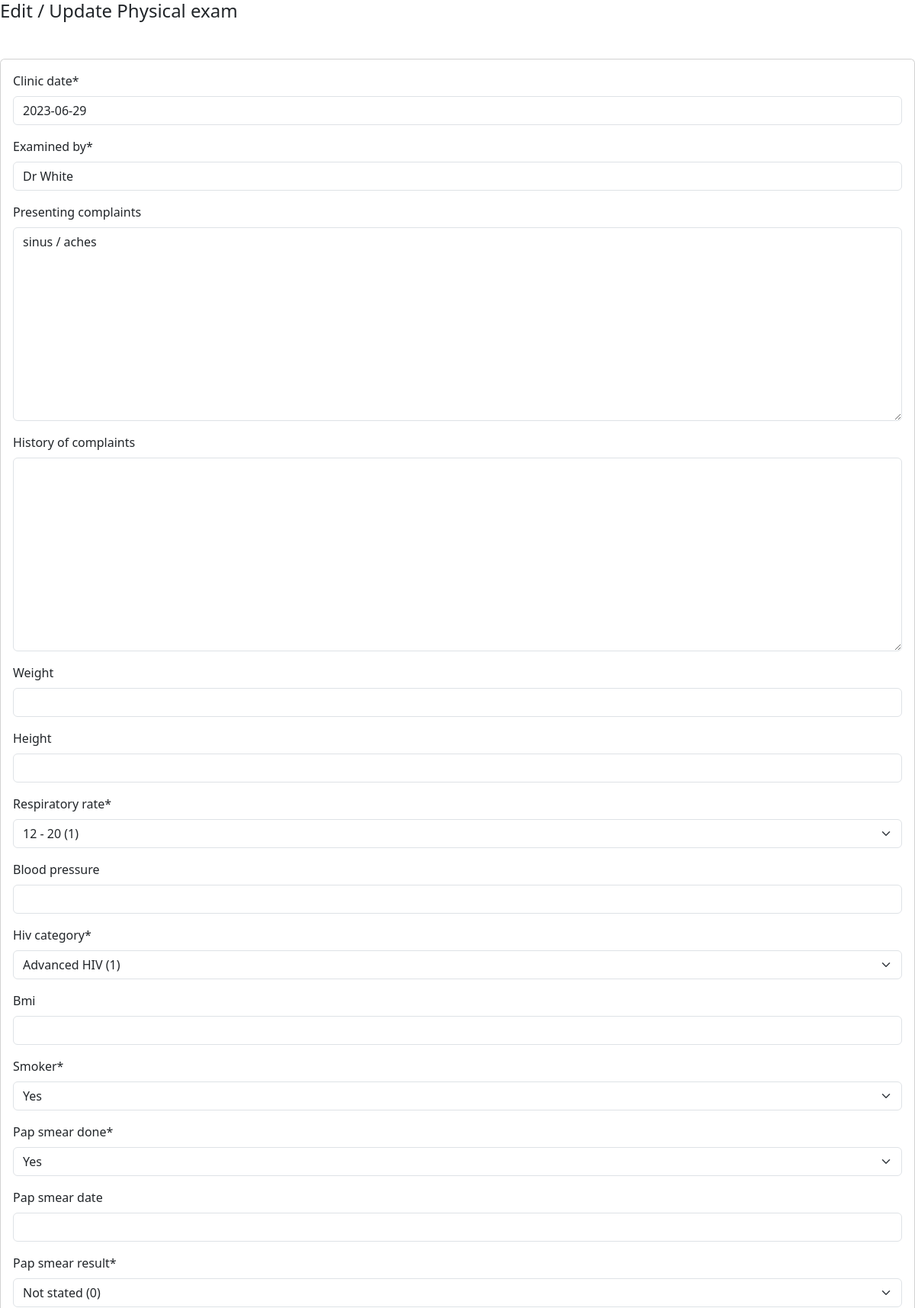
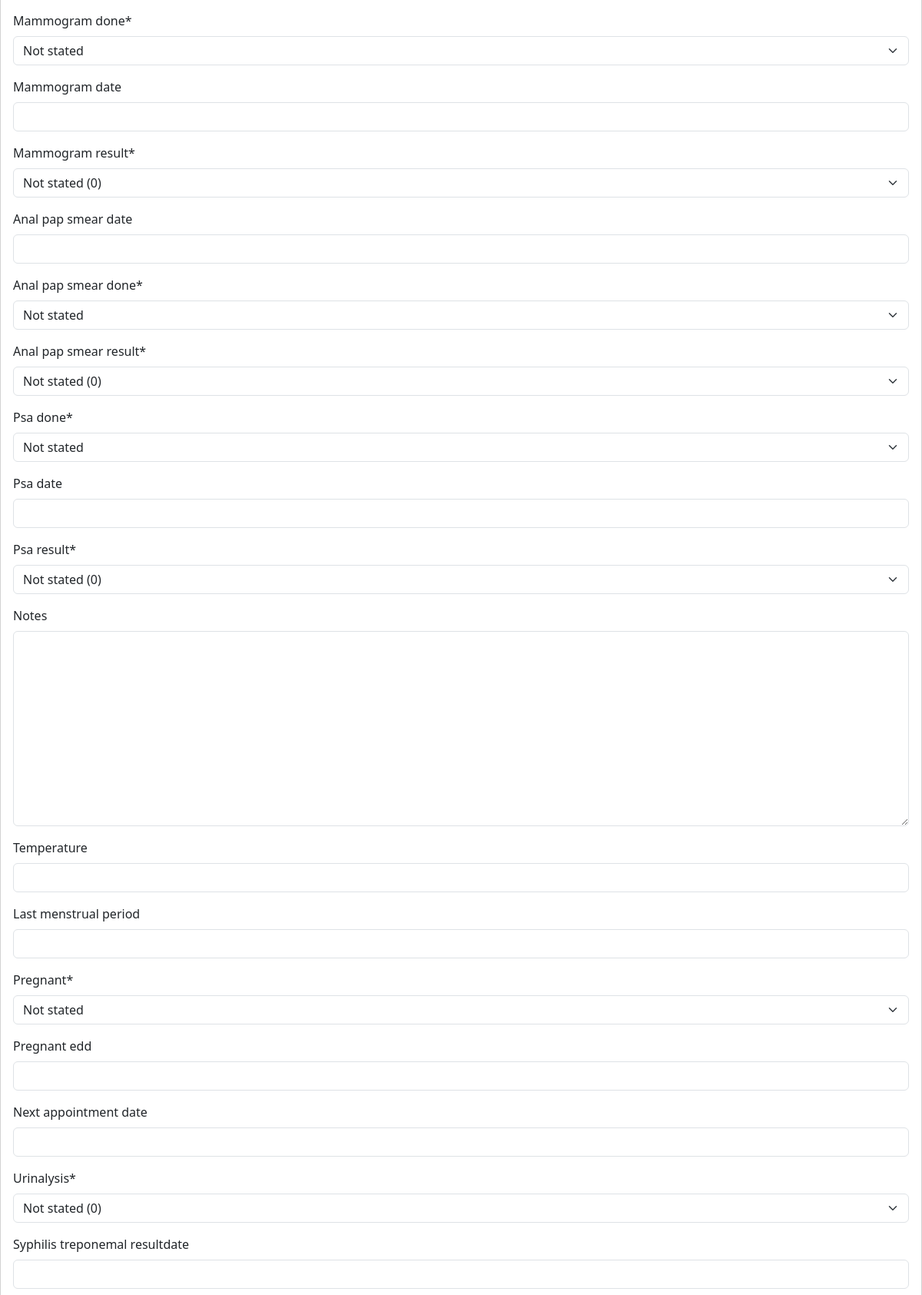
The page /client/edit/physicalexam/1/ (upper part) on the database its author committed (2 pictures, top to bottom).
### prep_app/models.py (models this page shows, shortened)
class PhysicalExam(TSIS2BaseModel):
    facility = models.ForeignKey("Facility", on_delete=models.CASCADE,default=8)
    client = models.ForeignKey("Client", blank=False, null=False, on_delete=models.PROTECT)
    clinic_date = models.DateField(blank=False, null=False, default=datetime.now)
    examined_by = models.CharField(max_length=255, blank=False, null=False)
    presenting_complaints = models.TextField(blank=True, null=True)
    history_of_complaints = models.TextField(blank=True, null=True)
    weight = models.FloatField(blank=True, null=True)
    height = models.FloatField(blank=True, null=True)
    respiratory_rate = models.ForeignKey('RespiratoryRateCode', blank=False, null=False, on_delete=models.PROTECT, default=0)
    blood_pressure = models.CharField(max_length=255, blank=True, null=True)
    hiv_category = models.ForeignKey('HivCategoryCode', blank=False, null=False, on_delete=models.PROTECT,default=0)
    bmi = models.FloatField(blank=True, null=True)
    smoker = models.ForeignKey("YesNoCode", blank=False, null=False, related_name="physical_exam_smoker", on_delete=models.PROTECT, default=0)
    pap_smear_done = models.ForeignKey("YesNoCode", blank=False, null=False, related_name="physical_exam_pap_smear_done", on_delete=models.PROTECT, default=0)
    pap_smear_date = models.DateField(blank=True, null=True)
    pap_smear_result = models.ForeignKey('PapSmearResultCode', blank=False, null=False, related_name="physical_exam_pap_smear_result", on_delete=models.PROTECT, default=0)
    mammogram_done = models.ForeignKey("YesNoCode", blank=False, null=False,
                                       related_name="physical_exam_mammogram_done", on_delete=models.PROTECT,default=0)
    mammogram_date = models.DateField(blank=True, null=True)
    mammogram_result = models.ForeignKey('MammogramResultCode', blank=False, null=False, on_delete=models.PROTECT, default=0)
    anal_pap_smear_date = models.DateField(blank=True, null=True)
    anal_pap_smear_done = models.ForeignKey("YesNoCode", blank=False, null=False,
                                            related_name="physical_exam_anal_pap_smear_done", on_delete=models.PROTECT, default=0)
    anal_pap_smear_result = models.ForeignKey('PapSmearResultCode', blank=False, null=False,
                                              related_name="physical_exam_anal_pap_smear_result",
                                              on_delete=models.PROTECT,default=0)
    psa_done = models.ForeignKey("YesNoCode", blank=False, null=False, related_name="physical_exam_psa_done", on_delete=models.PROTECT, default=0)
    psa_date = models.DateField(blank=True, null=True)
    psa_result = models.ForeignKey('PapSmearResultCode', blank=False, null=False, related_name="physical_exam_psa_result", on_delete=models.PROTECT,default=0)
    notes = models.TextField(blank=True, null=True)
    temperature = models.FloatField(blank=True, null=True)
    last_menstrual_period = models.DateField(blank=True, null=True)
    pregnant = models.ForeignKey("YesNoCode", blank=False, null=False, related_name="physical_exam_pregnant", on_delete=models.PROTECT, default=0)
    pregnant_edd = models.DateField(blank=True, null=True)
    next_appointment_date = models.DateField(blank=True, null=True)
    urinalysis = models.ForeignKey('UrinalysisCode', blank=False, null=False, related_name="physical_exam_urinalysis", on_delete=models.PROTECT, default=0)
    syphilis_treponemal_resultdate = models.DateField(blank=True, null=True)
    syphilis_non_treponemal_resultdate = models.DateField(blank=True, null=True)
    syphilis_done = models.ForeignKey("YesNoCode", blank=False, null=False, related_name="physical_exam_syphilis_done",
                                 on_delete=models.PROTECT, default=0)
    treponemal_result = models.ForeignKey('TreponemalResultCode', blank=False, null=False, related_name="physical_exam_treponemal_result", on_delete=models.PROTECT, default=0)
    nontreponemal_result = models.ForeignKey('NonTreponemalResultCode', blank=False, null=False, related_name="physical_exam_nontreponemal_result", on_delete=models.PROTECT, default=0)
    weight_loss = models.BooleanField(default=False)
    difficulty_breathing = models.BooleanField(default=False)
    cough = models.BooleanField(default=False)
    skin_rash = models.BooleanField(default=False)
    chect_pain = models.BooleanField(default=False)
    adbominal_pain = models.BooleanField(default=False)
    vomiting = models.BooleanField(default=False)
    diarrhea = models.BooleanField(default=False)
    dehydration = models.BooleanField(default=False)
    headache = models.BooleanField(default=False)
    weakness = models.BooleanField(default=False)
    suicidal_thoughts = models.BooleanField(default=False)
    illegal_drugs = models.BooleanField(default=False)
    alcohol = models.BooleanField(default=False)
    using_family_planning = models.BooleanField(default=False)
    family_planning_method = models.ForeignKey('FamilyPlanningMethodCode', blank=False, null=False, related_name="physical_exam_family_planning_method", on_delete=models.PROTECT)
    patient_stability_status = models.ForeignKey('PatientStabilityStatusCode', blank=False, null=False, related_name="physical_exam_patient_stability_status", on_delete=models.PROTECT)
    class Meta(object):
        default_permissions = ('add', 'change', 'delete', 'view', 'list')

### prep_app/views.py (the view)
# urls.py: path('edit/physicalexam/<int:physicalexam_id>/', edit_physicalexam, name='edit_physicalexam'),
def edit_physicalexam(request, physicalexam_id):
    physicalexam = get_object_or_404(PhysicalExam, pk=physicalexam_id)
    client = physicalexam.client
    if request.method == 'POST':
        form = PhysicalExamForm(request.POST, instance=physicalexam)
        if form.is_valid():
            form.modified_by_id =  request.session['User_id']
            form.modified_on =  datetime.now()
            form.save()
            return render(request, 'close_window.html')
    else:
        form = PhysicalExamForm(instance=physicalexam)
    return render(request, 'edit_physicalexam.html', {'form': form, 'physicalexam': physicalexam})

### prep_app/forms.py
class PhysicalExamForm(forms.ModelForm):
    class Meta:
        model = PhysicalExam
        exclude = ['created_at', 'modified_on', 'created_by', 'modified_by', 'is_active', 'deleted_at', 'deleted_by', 'client', 'facility']

### prep_app/base_model.py (called while the page is built)
    def get_queryset(self):
        if self.include_deleted:
            return TSIS2BaseQuerySet(self.model)
        return TSIS2BaseQuerySet(self.model).filter(deleted_at=None)

### prep_app/models.py (called while the page is built)
    def __str__(self):
        return "%s" % (self.name)

    def __str__(self):
        return "%s (%s)" % (self.name, self.code)

    def __str__(self):
        return "%s (%s)" % (self.name, self.code)

    def __str__(self):
        return "%s (%s)" % (self.name, self.code)

    def __str__(self):
        return "%s (%s)" % (self.name, self.code)

    def __str__(self):
        return "%s (%s)" % (self.name, self.code)

    def __str__(self):
        return "%s (%s)" % (self.name, self.code)

    def __str__(self):
        return "%s (%s)" % (self.name, self.code)

    def __str__(self):
        return "%s (%s)" % (self.name, self.code)

    def __str__(self):
        return "%s (%s)" % (self.name, self.code)

### prep_app/templates/edit_physicalexam.html (shortened to what this page needs)
  {% load widget_tweaks %}
  {% load bootstrap5 %}
  {% bootstrap_css %}
  {% load crispy_forms_tags %}
  {% block content %}
<h4>Edit / Update Physical exam</h4>
<form method="POST" class="card p-3 mt-5 form-floating form-horizontal form-group">
  {{ form|crispy}}
</form>
{% endblock %}

### rows shown on the page
PhysicalExam: clinic_date "2023-06-29", examined_by "Dr White", presenting_complaints "sinus / aches", respiratory_rate "12 - 20 (1)", hiv_category "Advanced HIV (1)", smoker "Yes", pap_smear_done "Yes", pap_smear_result "Not stated (0)", mammogram_done "Not stated", mammogram_result "Not stated (0)", anal_pap_smear_done "Not stated", anal_pap_smear_result "Not stated (0)", psa_done "Not stated", psa_result "Not stated (0)", pregnant "Not stated", urinalysis "Not stated (0)"
